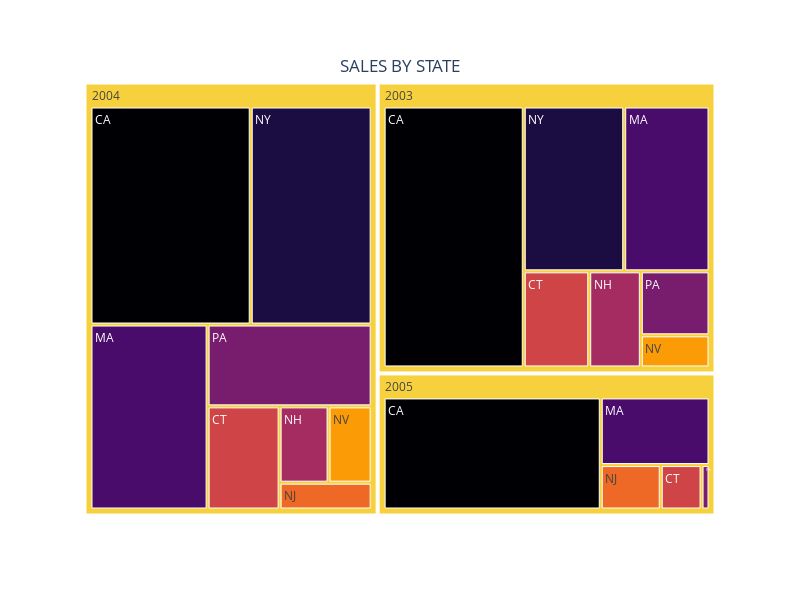

Notebook source saved alongside this figure:
### Code cell
st1 = px.treemap(st,path=['Year','State'],values='Sales',color = 'State',
                 height = 600,width = 800,template="plotly",
                  color_discrete_sequence=px.colors.sequential.Inferno)
st1 = st1.update_layout(title={'text' : 'SALES BY STATE',
                             'y':0.9,'x':0.5,'xanchor': 'center'})
st1.show()

### Figure 1 — Plotly figure (JSON) as saved in the notebook; plotly's stock layout.template omitted (floating-point values rounded to 4 significant figures)
{"data": [{"branchvalues": "total", "customdata": [["CA"], ["NY"], ["MA"], ["CA"], ["NY"], ["MA"], ["PA"], ["NH"], ["CA"], ["NH"], ["CT"], ["PA"], ["NJ"], ["NJ"], ["CT"], ["CT"], ["NV"], ["NV"], ["MA"], ["PA"], ["(?)"], ["(?)"], ["(?)"]], "domain": {"x": [0, 1], "y": [0, 1]}, "hovertemplate": "labels=%{label}<br>Sales=%{value}<br>parent=%{parent}<br>id=%{id}<br>State=%{customdata[0]}<extra></extra>", "ids": ["2003/CA", "2003/NY", "2004/MA", "2004/CA", "2004/NY", "2005/MA", "2003/PA", "2003/NH", "2005/CA", "2004/NH", "2003/CT", "2004/PA", "2004/NJ", "2005/NJ", "2004/CT", "2005/CT", "2003/NV", "2004/NV", "2003/MA", "2005/PA", "2003", "2004", "2005"], "labels": ["CA", "NY", "MA", "CA", "NY", "MA", "PA", "NH", "CA", "NH", "CT", "PA", "NJ", "NJ", "CT", "CT", "NV", "NV", "MA", "PA", "2003", "2004", "2005"], "marker": {"colors": ["#000004", "#1b0c41", "#4a0c6b", "#000004", "#1b0c41", "#4a0c6b", "#781c6d", "#a52c60", "#000004", "#a52c60", "#cf4446", "#781c6d", "#ed6925", "#ed6925", "#cf4446", "#cf4446", "#fb9b06", "#fb9b06", "#4a0c6b", "#781c6d", "#f7d13d", "#f7d13d", "#f7d13d"]}, "name": "", "parents": ["2003", "2003", "2004", "2004", "2004", "2005", "2003", "2003", "2005", "2004", "2003", "2004", "2004", "2005", "2004", "2005", "2003", "2004", "2003", "2005", "", "", ""], "type": "treemap", "values": [561200.0, 254200.0, 322300.0, 519700.0, 392200.0, 128400.0, 67460.0, 76110.0, 424700.0, 55570.0, 96570.0, 199700.0, 36710.0, 46519, 110400.0, 31650.0, 33850.0, 48900.0, 215800.0, 6167.0, 1305000.0, 1685000.0, 637400.0]}], "layout": {"height": 600, "legend": {"tracegroupgap": 0}, "margin": {"t": 60}, "title": {"text": "SALES BY STATE", "x": 0.5, "xanchor": "center", "y": 0.9}, "treemapcolorway": ["#000004", "#1b0c41", "#4a0c6b", "#781c6d", "#a52c60", "#cf4446", "#ed6925", "#fb9b06", "#f7d13d", "#fcffa4"], "width": 800}}
